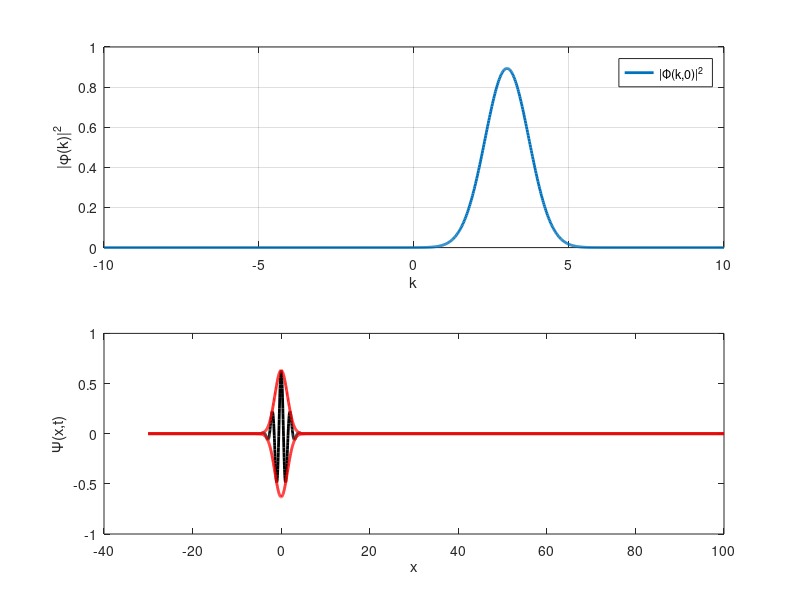

Write the MATLAB code that produced this figure. (Note: this script raises an error after producing the figure.)
%WavePacket_demo.m
%
%This script lets you create a wave packet and watch it move by specifying
%it's momentum space distrubition. Works in units where hbar = m = 1.
%
%Tom Alliosn 2/5/2017

% with hbar = m = 1, k = p = 2*pi/(de Broglie Wavelength).

%% Preliminaries

set(0,'DefaultLineLineWidth',2);

i = sqrt(-1);
k0 = 3; % central momentum.
kw = 0.5; % standard deviation of distribution in momentum space.
k = linspace(-10,10,2^10); % number of points should be a power of 2 if you want to later use FFT algorthims. %
%omega = k.^2/2; % the all important dispersion relation for matter waves.
%omega = k0*k; % dispersion relation for light waves with the same speed as the matter wave.
omega = 2*k0^(3/2)*sqrt(abs(k)); %dispersion relation for water waves with the same speed as the matter wave.
dk = k(2)-k(1);

%% Define phi(k).
% Three preset options.

% Gaussian
phi_k = sqrt(1/sqrt(2*pi*kw^2))*exp(-(k-k0).^2/(4*kw^2)); 

% sech^2
% phi_k = sech((k-k0)/kw).^2; % un-normalized sech^2 pulse.
% phi_k = phi_k/sqrt(dk*trapz(phi_k.*conj(phi_k))); % normalize it


% square
%  phi_k = zeros(1,length(k));
%  I = find(abs(k-k0) < kw);
%  phi_k(I) = 1/(2*kw); % normalized square;
% 

avek = dk*trapz(conj(phi_k).*k.*conj(phi_k)); % expectation value of k
aveksq = dk*trapz(conj(phi_k).*k.^2.*conj(phi_k)); % expectation value of k^2
sigmak = sqrt(aveksq-avek^2);

figure(1);
subplot(2,1,1);
hk = plot(k,abs(phi_k));
xlabel('k');
ylabel('|\phi(k)|^2');
legend(hk,'|\Phi(k,0)|^2');
grid on

%% Calculate Psi(x,t) via Fourier transform.
% All of the Fourier transform math would be much faster here using the FFT
% algorithm, but we leave it here explicitly for pedagogical purposes.
% Also plot results.

xend = 50;
t = linspace(0,xend/avek,20); % enough time for the wave packet to travel xend units.
x = linspace(-30,100,4*length(k)); % autosize grid so wavepacket doesn't run off it.

PSI = zeros(length(t),length(x));   
    
for l = 1:length(t)% Calculate PSI(l,:) for each time step.
    for j = 1:length(x); % do integral for each value of x.
        PSI(l,j) = 1/sqrt(2*pi)*dk*trapz( phi_k.*exp(i*( k*x(j)-omega*t(l) )) ); % make psi at t = 0 as simple Fourier transform.
    end
    subplot(2,1,2);
    hreal = plot(x,real(PSI(l,:)),'k');
    hold on
    henv = plot(x,abs(PSI(l,:)),'r');
    plot(x,-abs(PSI(l,:)),'r');
    hold off
    xlabel('x');
    ylabel('\Psi(x,t)');
    axis([xlim,-1,1]);
    setfigfont(1,14);
    title(['t = ',num2str(t(l))]);
    legend([hreal,henv],'Real Part','Envelope |\Psi|');
    grid on
    pause(0.2)
    
end



